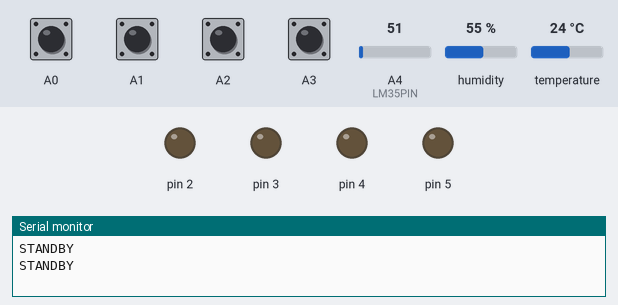
A program run on a simulated Arduino Uno, built with avr-gcc and run on an emulated ATmega328P. Parts: output pins drawn as LEDs (lit = HIGH), the last lines printed to the serial monitor. Inputs (shaded band) come from the test bench; at power-on: A0–3 HIGH, A4 (LM35PIN) = 51, humidity 55 %, temperature 24 °C.

Above: at 1.8 s.
1.9 s: A0 pulled LOW for 1.25 s
At 3.3 s:
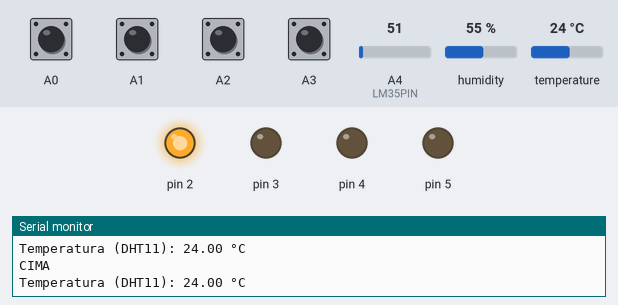
5.5 s: A1 pulled LOW for 1.25 s
At 6.8 s:
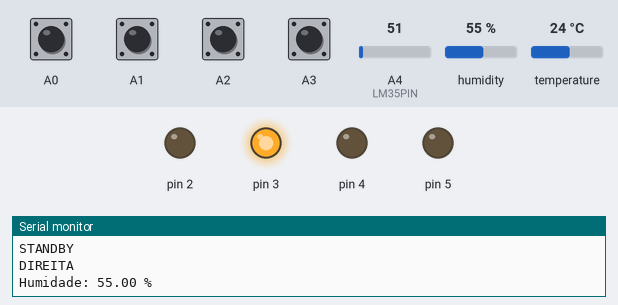
8.5 s: A2 pulled LOW for 1.25 s
At 9.9 s:
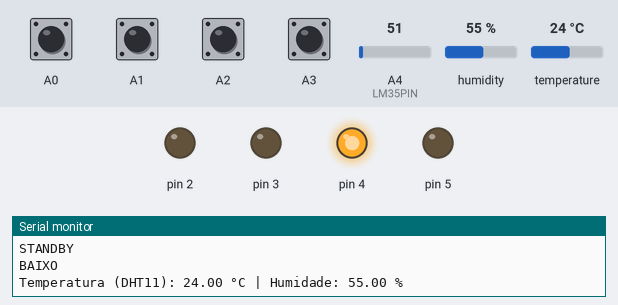
11.6 s: A3 pulled LOW for 1.25 s
At 12.9 s:
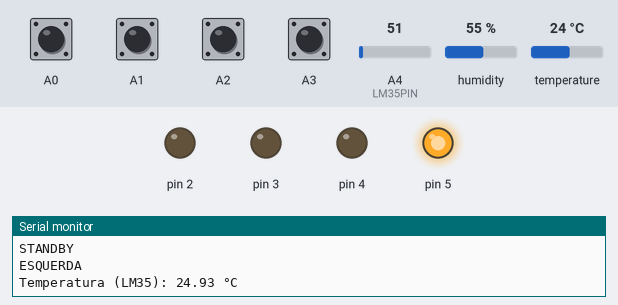
Timing chart, 0 to 14.7 s (numbered marks = the images above; inputs shaded):
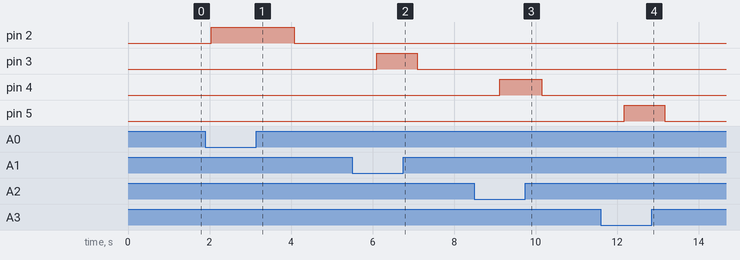

The program:

main.cpp
```cpp
#include <Arduino.h>
#include <DHT.h>

int baudRate = 9600;

// ---- DHT11 ----
#define DHTPIN 6
#define DHTTYPE DHT11
DHT dht(DHTPIN, DHTTYPE);

// ---- LM35 ----
#define LM35PIN A4

// Enum Switch Case
typedef enum Caso
{
  STANDBY = 0,
  CIMA,
  DIREITA,
  BAIXO,
  ESQUERDA,
};
Caso opcao;

// estrutura botao
typedef struct Botao
{
  int estado;
  int periferico;
};
Botao botoes[4];

// estrutura led
typedef struct Leds
{
  int estado;
  int periferico;
};
Leds led[4];

// variavel index
int index = 0;

void setup()
{
  Serial.begin(9600);

  // Iniciar o sensor
  dht.begin();

  // Porta dos botoes
  botoes[0].periferico = A0;
  botoes[1].periferico = A1;
  botoes[2].periferico = A2;
  botoes[3].periferico = A3;

  // Porta dos Leds
  led[0].periferico = 2;
  led[1].periferico = 3;
  led[2].periferico = 4;
  led[3].periferico = 5;

  // Index dos botoes e leds
  while (index < 4)
  {
    botoes[index].estado = LOW;
    led[index].estado = LOW;

    pinMode(botoes[index].periferico, INPUT_PULLUP);
    pinMode(led[index].periferico, OUTPUT);

    index++;
  }
}

void loop()
{
  index = 0;

  // Ler todos os botões
  while (index < 4)
  {
    botoes[index].estado = !digitalRead(botoes[index].periferico);
    index++;
  }

  // Condições dos botões
  if (!botoes[0].estado && !botoes[1].estado && !botoes[2].estado && !botoes[3].estado)
    opcao = STANDBY;

  if (botoes[0].estado && !botoes[1].estado && !botoes[2].estado && !botoes[3].estado)
    opcao = CIMA;

  if (!botoes[0].estado && botoes[1].estado && !botoes[2].estado && !botoes[3].estado)
    opcao = DIREITA;

  if (!botoes[0].estado && !botoes[1].estado && botoes[2].estado && !botoes[3].estado)
    opcao = BAIXO;

  if (!botoes[0].estado && !botoes[1].estado && !botoes[2].estado && botoes[3].estado)
    opcao = ESQUERDA;


  // Ler DHT11 (uma vez só por loop)
  float temperatura = dht.readTemperature();
  float humidade = dht.readHumidity();
  bool leituraValida = !(isnan(temperatura) || isnan(humidade));

   // Ler LM35
  int valorLM35 = analogRead(LM35PIN);
  float voltage = valorLM35 * (5.0 / 1023.0);  // tensão em volts
  float tempLM35 = voltage * 100.0;           // LM35 = 10mV por grau

  // SWITCH CASE COM DHT11 e LM35
  switch (opcao)
  {
    case STANDBY:
      Serial.println("STANDBY");
    // Reset aos LEDs
    index = 0;
    while (index < 4)
      {
        digitalWrite(led[index].periferico, LOW);
        index++;
      }
      break;

    case CIMA:
      Serial.println("CIMA");
      digitalWrite(led[0].periferico, HIGH);

      if (leituraValida) {
        Serial.print("Temperatura (DHT11): ");
        Serial.print(temperatura);
        Serial.println(" °C");
      }
      break;

    case DIREITA:
      Serial.println("DIREITA");
      digitalWrite(led[1].periferico, HIGH);

      if (leituraValida) {
        Serial.print("Humidade: ");
        Serial.print(humidade);
        Serial.println(" %");
      }
      break;

    case BAIXO:
      Serial.println("BAIXO");
      digitalWrite(led[2].periferico, HIGH);

      if (leituraValida) {
        Serial.print("Temperatura (DHT11): ");
        Serial.print(temperatura);
        Serial.print(" °C | Humidade: ");
        Serial.print(humidade);
        Serial.println(" %");
      }
      break;

    case ESQUERDA:
      Serial.println("ESQUERDA");
      digitalWrite(led[3].periferico, HIGH);

      Serial.print("Temperatura (LM35): ");
      Serial.print(tempLM35);
      Serial.println(" °C");
      break;

    default:
      break;
  }

  delay(1000);
}
```

Measured:
- after the input at 1.9 s, pin 2: LOW → HIGH after 0.15 s, → LOW 2.0 s later
- after the input at 5.5 s, pin 3: LOW → HIGH after 0.60 s, → LOW 1.0 s later
- after the input at 8.5 s, pin 4: LOW → HIGH after 0.62 s, → LOW 1.0 s later
- after the input at 11.6 s, pin 5: LOW → HIGH after 0.57 s, → LOW 1.0 s later
